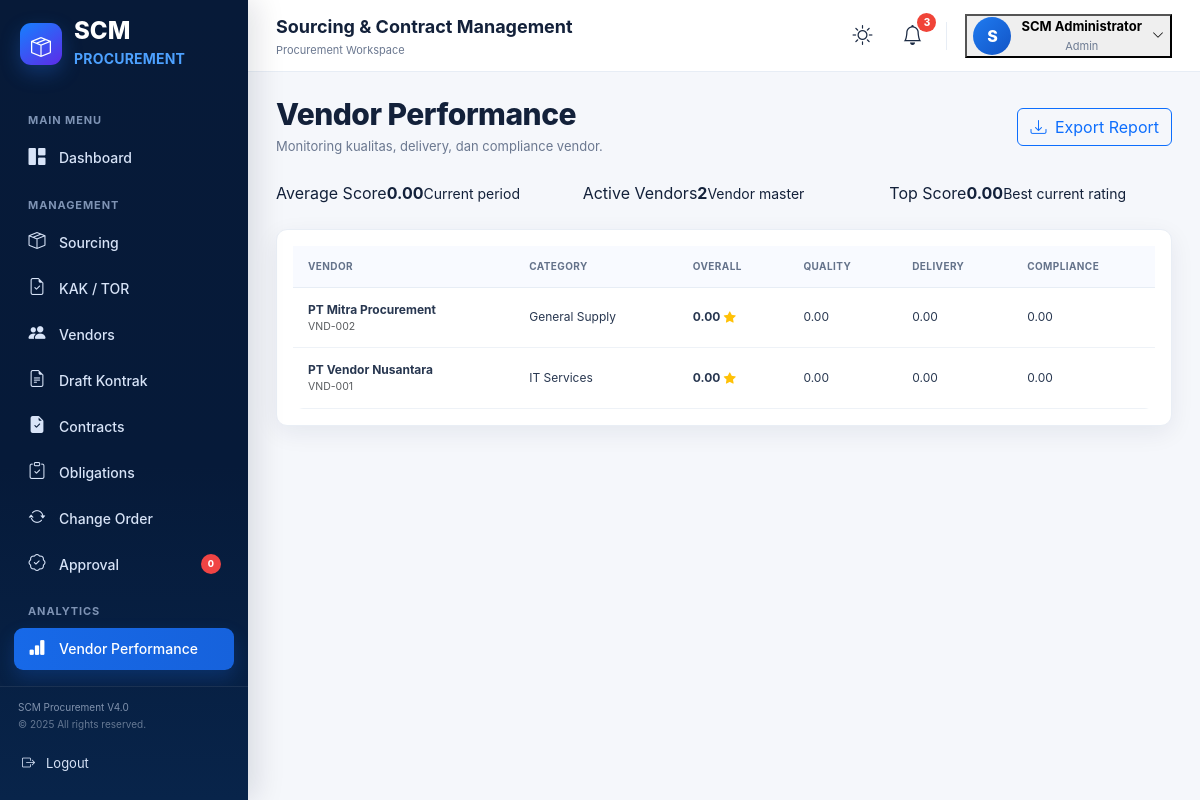
The app's page /index.php?page=vendor_performance (signed in) with its own data.
### tables this page shows
CREATE TABLE vendors(id INT AUTO_INCREMENT PRIMARY KEY,code VARCHAR(30) UNIQUE NOT NULL,name VARCHAR(160) NOT NULL,category VARCHAR(100),email VARCHAR(120),phone VARCHAR(50),status ENUM('Active','Inactive','Pending') DEFAULT 'Pending',created_at TIMESTAMP DEFAULT CURRENT_TIMESTAMP);

### index.php (called while the page is built, shortened)
<?php
$page=$_GET['page']??'dashboard';
include __DIR__.'/views/header.php';
include __DIR__."/views/$page.php";
include __DIR__.'/views/footer.php';

### views/vendor_performance.php (the view)
<?php
$rows=$pdo->query("SELECT v.id,v.code,v.name,v.category,COALESCE(vp.score,0) score,COALESCE(vp.quality_score,0) quality_score,COALESCE(vp.delivery_score,0) delivery_score,COALESCE(vp.compliance_score,0) compliance_score FROM vendors v LEFT JOIN vendor_performance vp ON vp.vendor_id=v.id AND vp.period_label='Current' WHERE v.status='Active' ORDER BY score DESC,v.name")->fetchAll();
?><div class="page-head"><div><h1>Vendor Performance</h1><p>Monitoring kualitas, delivery, dan compliance vendor.</p></div><button class="btn btn-outline-primary"><i class="bi bi-download me-1"></i> Export Report</button></div><div class="row g-4 mb-4"><div class="col-md-4"><div class="summary-tile"><span>Average Score</span><strong><?=number_format(count($rows)?array_sum(array_column($rows,'score'))/count($rows):0,2)?></strong><small>Current period</small></div></div><div class="col-md-4"><div class="summary-tile"><span>Active Vendors</span><strong><?=count($rows)?></strong><small>Vendor master</small></div></div><div class="col-md-4"><div class="summary-tile"><span>Top Score</span><strong><?=number_format($rows?max(array_column($rows,'score')):0,2)?></strong><small>Best current rating</small></div></div></div><div class="card p-3"><div class="table-responsive"><table class="table align-middle"><thead><tr><th>Vendor</th><th>Category</th><th>Overall</th><th>Quality</th><th>Delivery</th><th>Compliance</th></tr></thead><tbody><?php foreach($rows as $r):?><tr><td><strong><?=de($r['name'])?></strong><small class="d-block text-muted"><?=de($r['code'])?></small></td><td><?=de($r['category']?:'-')?></td><td><strong><?=number_format((float)$r['score'],2)?></strong> <i class="bi bi-star-fill text-warning"></i></td><td><?=number_format((float)$r['quality_score'],2)?></td><td><?=number_format((float)$r['delivery_score'],2)?></td><td><?=number_format((float)$r['compliance_score'],2)?></td></tr><?php endforeach;if(!$rows):?><tr><td colspan="6" class="text-center text-muted py-5">Belum ada vendor aktif.</td></tr><?php endif;?></tbody></table></div></div>

### public/css/app.css (style rules this page uses)
:root { --navy:#071b3a;--navy2:#0d274f;--blue:#1769e8;--blue2:#2f80ed;--text:#13213a;--muted:#6b7890;--line:#e7edf5;--bg:#f5f7fb;--white:#fff;--green:#18a957;--orange:#ff7043;--yellow:#f5b400;--purple:#6d3be8;--cyan:#10a7bd;--danger:#ef4444;--shadow:0 7px 24px rgba(16,35,68,.07) }
* { box-sizing:border-box }
html,body { margin:0;padding:0;min-height:100%;font-family:Inter,ui-sans-serif,system-ui,-apple-system,"Segoe UI",Arial,sans-serif;background:var(--bg);color:var(--text) }
button { font:inherit }
.page-head { display:flex;align-items:center;justify-content:space-between;gap:20px;margin-bottom:24px }
.page-head h1 { font-size:30px;line-height:1.1;margin:0 0 6px;font-weight:800;letter-spacing:-.5px }
.page-head p { margin:0;color:var(--muted);font-size:13px }
.card { background:#fff;border:1px solid #e9eef5;border-radius:11px;box-shadow:var(--shadow) }
.table-responsive { border-radius:0 0 11px 11px }
.table { margin:0!important;font-size:12px }
.table thead th { background:#f8faff;color:#64728a;font-size:10px;text-transform:uppercase;letter-spacing:.4px;border-bottom:1px solid var(--line);padding:13px 15px;white-space:nowrap }
.table tbody td { padding:13px 15px;vertical-align:middle;border-color:#eef2f7;color:#283750 }

### records on screen
vendors: name "PT Mitra Procurement", code "VND-002", category "General Supply", score "0.00", quality_score "0.00", delivery_score "0.00", compliance_score "0.00"
vendors: name "PT Vendor Nusantara", code "VND-001", category "IT Services", score "0.00", quality_score "0.00", delivery_score "0.00", compliance_score "0.00"

### other values on screen
$initial "S"
$userName "SCM Administrator"
$userRole "Admin"
count($rows)?array_sum(array_column($rows,'score'))/count($rows):0 "0.00"
count($rows) "2"
$rows?max(array_column($rows,'score')):0 "0.00"
